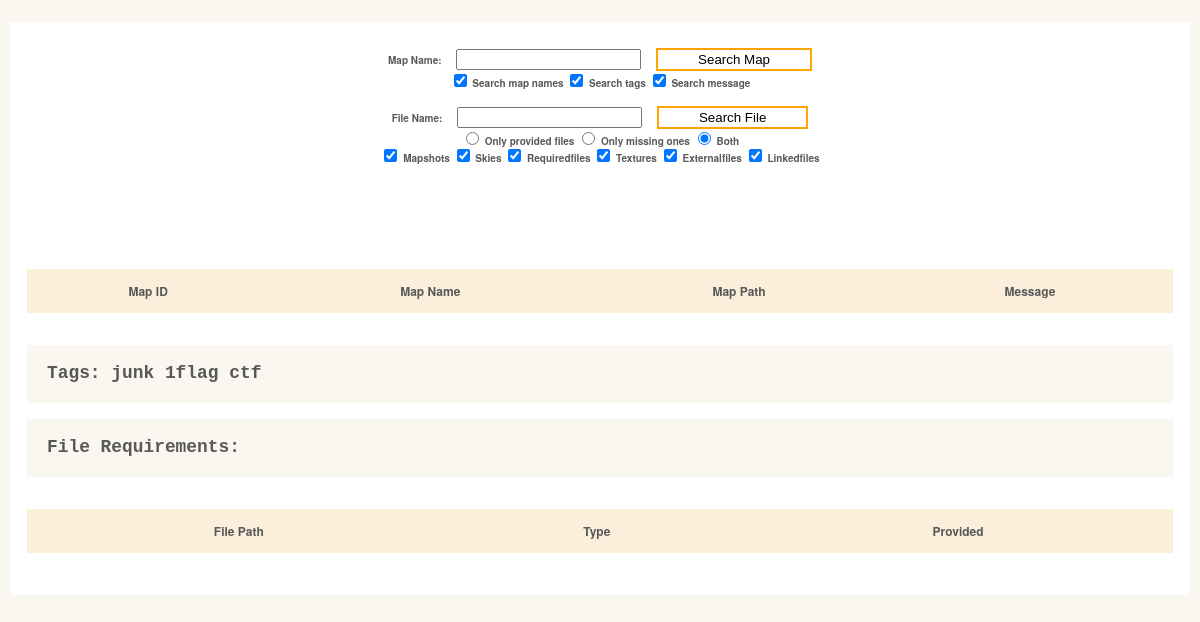
/map_detail.php?mapid=853, run on the app's committed database.
### tables this page shows
CREATE TABLE tags (
                                    tag_id integer PRIMARY KEY,
                                    map_id integer NOT NULL,
                                    tag_name text NOT NULL,
                                    FOREIGN KEY (map_id) REFERENCES maps (map_id)
                                );

### map_detail.php (the view, shortened to what this page needs)
<head>
    <link rel="stylesheet" type="text/css" href="map_browser.css">
        <?php
$db = new SQLite3("sqlite_mapdata.db");
        ?>
</head>
<body>
    <div id="wrapper">
        <form action="map_browser.php" method="get">
            <label for="mapname">Map Name: </label>
            <input type="text" name="mapname">
            <input type="submit" value="Search Map">
            <br>
            <label><input type="checkbox" name="name" value="1" checked="true"/> Search map names</label>
            <label><input type="checkbox" name="tags" value="1" checked="true"/> Search tags</label>
            <label><input type="checkbox" name="message" value="1" checked="true"/> Search message</label>
        </form>
        <form action="file_browser.php" method="get">
            <label for="mapname">File Name: </label>
            <input type="text" name="mapname">
            <input type="submit" value="Search File">
            <br>
            <label><input type="radio" id="option2" name="provided" value="1"/> Only provided files</label>
            <label><input type="radio" id="option3"name="provided" value="-1"/> Only missing ones</label>
            <label><input type="radio" id="option4" name="provided" value="0" checked="true"/> Both</label>
            <br>
            <label><input type="checkbox" name="mapshot" value="1" checked="true"/> Mapshots</label>
            <label><input type="checkbox" name="sky" value="1" checked="true"/> Skies</label>
            <label><input type="checkbox" name="requiredfile" value="1" checked="true"/> Requiredfiles</label>
            <label><input type="checkbox" name="texture" value="1" checked="true"/> Textures</label>
            <label><input type="checkbox" name="externalfile" value="1" checked="true"/> Externalfiles</label>
            <label><input type="checkbox" name="linkedfile" value="1" checked="true"/> Linkedfiles</label>
        </form>
        <div class="head">
            <h1>
        </div>
        <div id="wrapper">
            <div class="row">
            </div>
        </div>
        <table id="keywords" cellspacing="0" cellpadding="0">
            <thead>
                <tr>
                    <th><span>Map ID</span></th>
                    <th><span>Map Name</span></th>
                    <th><span>Map Path</span></th>
                    <th><span>Message</span></th>
                </tr>
            </thead>
        </table>
        <h2>
            Tags:
            <?php
$tagdata = $db->query("SELECT * FROM tags where map_id = ".$_GET["mapid"].";");
while ($row=$tagdata->fetchArray()) {
    echo $row["tag_name"]." ";
}
            ?>
        </h2>
                <h2>
            File Requirements:
            </h2>
        <table class="sortable maplist_table" id="keywords" cellspacing="0" cellpadding="0">
            <thead>
                <tr>
                    <th class="sorttable_alpha sort"><span>File Path</span></th>
                    <th class="sorttable_alpha"><span>Type</span></th>
                    <th class="sorttable_alpha"><span>Provided</span></th>
                </tr>
            </thead>
        </table>
    </div>
</body>

### map_browser.css (style rules this page uses)
html, body, div, span, applet, object, iframe, h1, h2, h3, h4, h5, h6, p, blockquote, pre, a, abbr, acronym, address, big, cite, code, del, dfn, em, img, ins, kbd, q, s, samp, small, strike, strong, sub, sup, tt, var, b, u, i, center, dl, dt, dd, ol, ul, li, fieldset, form, label, legend, table, caption, tbody, tfoot, thead, tr, th, td, article, aside, canvas, details, embed, figure, figcaption, footer, header, hgroup, menu, nav, output, ruby, section, summary, time, mark, audio, video { margin: 0; padding: 0; border: 0; font-size: 100%; font: inherit; vertical-align: baseline; outline: none; -webkit-font-smoothing: antialiased; -webkit-text-size-adjust: 100%; -ms-text-size-adjust: 100%; -webkit-box-sizing: border-box; -moz-box-sizing: border-box; box-sizing: border-box; }
body { background: #faf6f0; font-family: 'Helvetica Neue', Helvetica, Arial, sans-serif; font-size: 62.5%; line-height: 1; color: #585858; padding: 22px 10px; padding-bottom: 55px; }
input, textarea { -webkit-font-smoothing: antialiased; -webkit-text-size-adjust: 100%; -ms-text-size-adjust: 100%; -webkit-box-sizing: border-box; -moz-box-sizing: border-box; box-sizing: border-box; outline: none; }
table { border-collapse: collapse; border-spacing: 0; }
form { margin-top: 2vh; }
form > input { margin-left: 1vw; }
form > input[type='submit'] { background:white; outline: none; border:2px solid orange; padding: 2px 40px; cursor: pointer; }
form label { font-weight:bold; }
h1 { font-family: 'Amarante', Tahoma, sans-serif; font-weight: bold; font-size: 3.6em; margin-bottom: 3vh; margin-top: 2vh; color: rgb(103, 65, 6); text-align: center; }
h2 { font-family: monospace; font-weight: bold; font-size: 2.2em; margin-bottom: 10px; text-align: left; margin-bottom: 2vh; padding: 20px 20px; background: rgb(250, 246, 240) }
#wrapper { display: block; max-width:1200px; background: #fff; margin: 0 auto; position: relative; padding: 10px 17px; text-align: center; }
#keywords { margin: 0 auto; font-size: 1.2em; margin-bottom: 4vh; margin-top:4vh; background: rgb(250, 246, 240); width: 100%; }
.head h1 { display: inline; padding-right: 50px; }
.head { display: inline; }
#keywords thead { cursor: pointer; background: #fbefdc; }
#keywords thead tr th { font-weight: bold; padding: 2vh 1vw; }
.row::after { content: ""; clear: both; display: table; }

### data on the page
tags: tag_name "junk"
tags: tag_name "1flag"
tags: tag_name "ctf"
